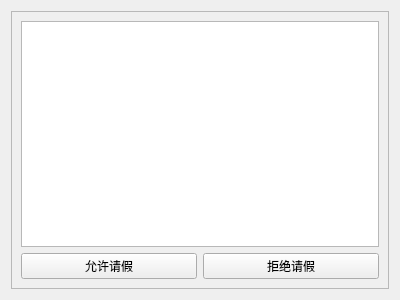
<?xml version="1.0" encoding="UTF-8"?>
<ui version="4.0">
 <class>ReviewPart</class>
 <widget class="QWidget" name="ReviewPart">
  <property name="geometry">
   <rect>
    <x>0</x>
    <y>0</y>
    <width>400</width>
    <height>300</height>
   </rect>
  </property>
  <property name="windowTitle">
   <string>Form</string>
  </property>
  <layout class="QVBoxLayout" name="verticalLayout">
   <item>
    <widget class="QFrame" name="frame">
     <property name="frameShape">
      <enum>QFrame::StyledPanel</enum>
     </property>
     <property name="frameShadow">
      <enum>QFrame::Raised</enum>
     </property>
     <layout class="QVBoxLayout" name="verticalLayout_2">
      <item>
       <widget class="QTableView" name="tableView"/>
      </item>
      <item>
       <layout class="QHBoxLayout" name="horizontalLayout">
        <item>
         <widget class="QPushButton" name="rejectButton">
          <property name="text">
           <string>允许请假</string>
          </property>
         </widget>
        </item>
        <item>
         <widget class="QPushButton" name="acceptButton">
          <property name="text">
           <string>拒绝请假</string>
          </property>
         </widget>
        </item>
       </layout>
      </item>
     </layout>
    </widget>
   </item>
  </layout>
 </widget>
 <resources/>
 <connections/>
</ui>
